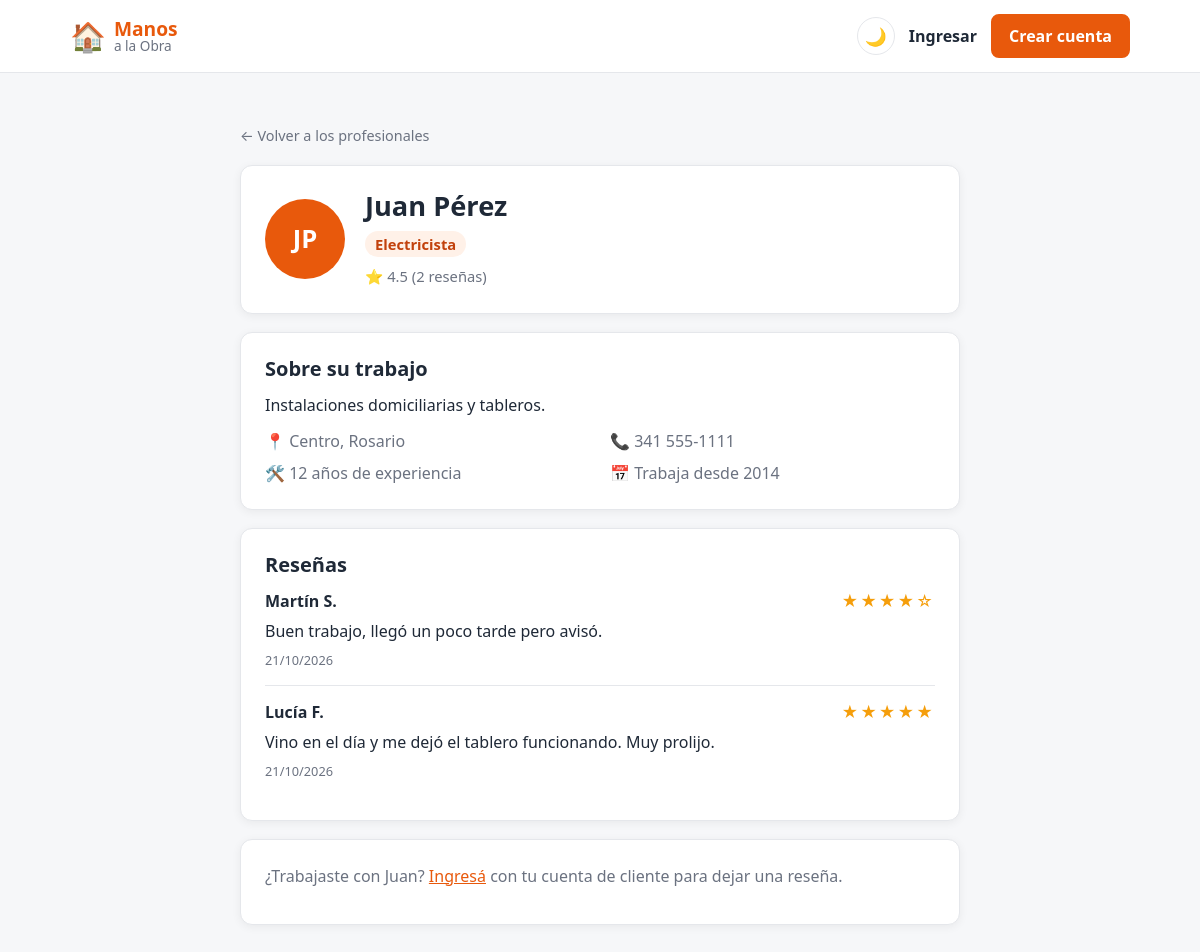
The app's page /perfil.php?id=1 with its own data.
### tables this page shows
CREATE TABLE profesionales (
    id INT AUTO_INCREMENT PRIMARY KEY,
     
    nombre VARCHAR(60) NOT NULL,
    apellido VARCHAR(60) NOT NULL,
    email VARCHAR(120) NOT NULL UNIQUE,
    password VARCHAR(255) NOT NULL,
    iniciales VARCHAR(5) NOT NULL,
     
    oficio VARCHAR(60) NULL,
    descripcion VARCHAR(300) NULL,
    ubicacion VARCHAR(100) NULL,              
    domicilio VARCHAR(120) NULL,              
    barrio_id INT NULL,                       
    telefono VARCHAR(30) NULL,
    experiencia INT NULL,
    fecha_alta DATE NULL,
    fecha_baja DATE NULL,
     
     
    valoracion DECIMAL(2,1) DEFAULT 0,
    cantidad_resenas INT DEFAULT 0,
    creado_en TIMESTAMP DEFAULT CURRENT_TIMESTAMP,
    FOREIGN KEY (barrio_id) REFERENCES barrios(id)
);

CREATE TABLE barrios (
    id INT AUTO_INCREMENT PRIMARY KEY,
    barrio VARCHAR(60) NOT NULL UNIQUE,
    zona VARCHAR(30) NOT NULL
);

CREATE TABLE resenas (
    id INT AUTO_INCREMENT PRIMARY KEY,
    profesional_id INT NOT NULL,
    cliente_id INT NOT NULL,
    puntaje TINYINT NOT NULL,                 
    comentario VARCHAR(300) NOT NULL,
    creado_en TIMESTAMP DEFAULT CURRENT_TIMESTAMP,
    FOREIGN KEY (profesional_id) REFERENCES profesionales(id) ON DELETE CASCADE,
    FOREIGN KEY (cliente_id) REFERENCES clientes(id) ON DELETE CASCADE,
    UNIQUE (profesional_id, cliente_id)
);

CREATE TABLE clientes (
    id INT AUTO_INCREMENT PRIMARY KEY,
    nombre VARCHAR(60) NOT NULL,
    apellido VARCHAR(60) NOT NULL,
    email VARCHAR(120) NOT NULL UNIQUE,
    password VARCHAR(255) NOT NULL,           
    creado_en TIMESTAMP DEFAULT CURRENT_TIMESTAMP
);

### perfil.php (the view, shortened to what this page needs)
<?php
require "config.php";
$modo_oscuro = ($_COOKIE["tema"] ?? "") === "oscuro";
$id = (int) ($_GET["id"] ?? 0);
$es_cliente = ($_SESSION["usuario_tipo"] ?? "") === "cliente";
$consulta = $conexion->prepare(
    "SELECT profesionales.*, barrios.barrio
     FROM profesionales
     LEFT JOIN barrios ON barrios.id = profesionales.barrio_id
     WHERE profesionales.id = ?
       AND oficio IS NOT NULL
       AND (fecha_baja IS NULL OR fecha_baja >= CURDATE())"
);
$consulta->bind_param("i", $id);
$consulta->execute();
$profesional = $consulta->get_result()->fetch_assoc();
$resenas = [];
$ya_reseno = false;
if ($profesional) {
    $consulta = $conexion->prepare(
        "SELECT resenas.puntaje, resenas.comentario, resenas.creado_en, resenas.cliente_id,
                clientes.nombre, clientes.apellido
         FROM resenas
         JOIN clientes ON clientes.id = resenas.cliente_id
         WHERE resenas.profesional_id = ?
         ORDER BY resenas.creado_en DESC, resenas.id DESC"
    );
    $consulta->bind_param("i", $id);
    $consulta->execute();
    $resenas = $consulta->get_result()->fetch_all(MYSQLI_ASSOC);
}
function estrellas($puntaje) {
    $llenas = (int) round($puntaje);
    return str_repeat("★", $llenas) . str_repeat("☆", 5 - $llenas);
}
?>
<!DOCTYPE html>
<html lang="es">
<head>
    <link rel="stylesheet" href="style.css">
</head>
<body class="<?php echo $modo_oscuro ? "oscuro" : ""; ?>">
    <header class="header-principal">
        <div class="barra-superior">
            <a href="index.php" class="logo">
                <span class="logo-icono">🏠</span>
                <span class="logo-texto"><strong>Manos</strong><span>a la Obra</span></span>
            </a>
            <div class="acciones">
                <a href="tema.php" class="boton-tema" title="<?php echo $modo_oscuro ? "Activar modo claro" : "Activar modo oscuro"; ?>">
                    <?php echo $modo_oscuro ? "☀️" : "🌙"; ?>
                </a>
                <?php if (isset($_SESSION["usuario_nombre"])): ?>
                    <span class="link-ingresar">Hola, <?php echo htmlspecialchars($_SESSION["usuario_nombre"]); ?></span>
                    <a href="logout.php" class="btn-publicar">Salir</a>
                <?php else: ?>
                    <a href="login.php" class="link-ingresar">Ingresar</a>
                    <a href="registro.php" class="btn-publicar">Crear cuenta</a>
                <?php endif; ?>
            </div>
        </div>
    </header>
    <main class="seccion">
        <div class="contenedor contenedor-angosto">
            <a href="index.php#profesionales" class="volver">← Volver a los profesionales</a>
            <?php if (!$profesional): ?>
                <div class="perfil-caja">
                    <h1>Perfil no disponible</h1>
                    <p>Este profesional no existe o ya no está en actividad.</p>
                </div>
            <?php else: ?>
                <div class="perfil-caja perfil-cabecera">
                    <div class="profesional-avatar perfil-avatar"><?php echo htmlspecialchars($profesional["iniciales"]); ?></div>
                    <div class="profesional-info">
                        <h1><?php echo htmlspecialchars($profesional["nombre"] . " " . $profesional["apellido"]); ?></h1>
                        <p class="oficio"><?php echo htmlspecialchars($profesional["oficio"]); ?></p>
                        <p class="valoracion">⭐ <?php echo $profesional["valoracion"]; ?> (<?php echo $profesional["cantidad_resenas"]; ?> reseñas)</p>
                    </div>
                </div>
                <div class="perfil-caja">
                    <h2>Sobre su trabajo</h2>
                    <p><?php echo htmlspecialchars($profesional["descripcion"] ?? ""); ?></p>
                    <ul class="perfil-datos">
                        <li>📍 <?php
                            if (!empty($profesional["barrio"])) {
                                echo htmlspecialchars($profesional["barrio"]) . ", ";
                            }
                            echo htmlspecialchars($profesional["ubicacion"] ?? "");
                        ?></li>
                        <li>📞 <?php echo htmlspecialchars($profesional["telefono"] ?? ""); ?></li>
                        <li>🛠️ <?php echo (int) $profesional["experiencia"]; ?> años de experiencia</li>
                        <?php if (!empty($profesional["fecha_alta"])): ?>
                            <li>📅 Trabaja desde <?php echo date("Y", strtotime($profesional["fecha_alta"])); ?></li>
                        <?php endif; ?>
                    </ul>
                </div>
                <div class="perfil-caja" id="resenas">
                    <h2>Reseñas</h2>
                    <?php foreach ($resenas as $r): ?>
                        <div class="resena">
                            <div class="resena-encabezado">
                                <strong><?php echo htmlspecialchars($r["nombre"] . " " . mb_substr($r["apellido"], 0, 1) . "."); ?></strong>
                                <span class="estrellas" aria-label="<?php echo $r["puntaje"]; ?> de 5"><?php echo estrellas($r["puntaje"]); ?></span>
                            </div>
                            <p><?php echo htmlspecialchars($r["comentario"]); ?></p>
                            <span class="resena-fecha"><?php echo date("d/m/Y", strtotime($r["creado_en"])); ?></span>
                        </div>
                    <?php endforeach; ?>
                </div>
                <div class="perfil-caja">
                    <?php if (!isset($_SESSION["usuario_id"])): ?>
                        <p class="texto-suave">¿Trabajaste con <?php echo htmlspecialchars($profesional["nombre"]); ?>?
                            <a href="login.php">Ingresá</a> con tu cuenta de cliente para dejar una reseña.</p>
                    <?php elseif (!$es_cliente): ?>
                        <p class="texto-suave">Solo los clientes pueden dejar reseñas.</p>
                    <?php elseif ($ya_reseno): ?>
                        <p class="texto-suave">Ya dejaste tu reseña a este profesional.</p>
                    <?php endif; ?>
                </div>
            <?php endif; ?>
        </div>
    </main>
</body>
</html>

### style.css (style rules this page uses)
:root { --primario: #e8590c; --primario-oscuro: #c2410c; --primario-suave: #fff1e8; --texto: #1f2937; --texto-suave: #6b7280; --fondo: #f6f7f9; --blanco: #ffffff; --tarjeta: #ffffff; --borde: #e5e7eb; --borde-campo: #d1d5db; --hero-fin: #ffe0cc; --oscuro: #1e293b; --radio: 12px; --sombra: 0 2px 10px rgba(0, 0, 0, 0.06); }
* { box-sizing: border-box; }
body { margin: 0; font-family: system-ui, -apple-system, "Segoe UI", Roboto, Arial, sans-serif; color: var(--texto); background: var(--fondo); line-height: 1.5; }
a { color: var(--primario); }
h1, h2, h3 { line-height: 1.2; }
.contenedor { max-width: 1100px; margin: 0 auto; padding: 0 20px; }
.boton, .btn-publicar { display: inline-block; padding: 10px 20px; border-radius: 8px; font-weight: 600; text-decoration: none; border: 2px solid var(--primario); transition: background 0.2s, color 0.2s; cursor: pointer; }
.boton-lleno, .btn-publicar { background: var(--primario); color: var(--blanco); }
.header-principal { background: var(--tarjeta); border-bottom: 1px solid var(--borde); position: sticky; top: 0; z-index: 10; }
.barra-superior { max-width: 1100px; margin: 0 auto; padding: 14px 20px; display: flex; align-items: center; gap: 20px; }
.logo { display: flex; align-items: center; gap: 8px; text-decoration: none; color: var(--texto); flex-shrink: 0; }
.logo-icono { font-size: 1.8rem; }
.logo-texto { display: flex; flex-direction: column; line-height: 1.1; }
.logo-texto strong { font-size: 1.2rem; color: var(--primario); }
.logo-texto span { font-size: 0.85rem; color: var(--texto-suave); }
.acciones { display: flex; align-items: center; gap: 14px; margin-left: auto; }
.link-ingresar { color: var(--texto); text-decoration: none; font-weight: 600; }
.acciones .btn-publicar { padding: 8px 16px; }
.boton-tema { width: 38px; height: 38px; border-radius: 50%; border: 1px solid var(--borde); display: flex; align-items: center; justify-content: center; text-decoration: none; font-size: 1.1rem; flex-shrink: 0; transition: border-color 0.2s; }
.seccion { padding: 50px 0; }
.profesional-avatar { width: 56px; height: 56px; border-radius: 50%; background: var(--primario); color: var(--blanco); font-weight: 700; font-size: 1.2rem; display: flex; align-items: center; justify-content: center; flex-shrink: 0; }
.profesional-info { flex: 1; min-width: 0; }
.profesional-info p { margin: 2px 0; font-size: 0.92rem; color: var(--texto-suave); }
.profesional-info .oficio { display: inline-block; background: var(--primario-suave); color: var(--primario-oscuro); font-weight: 600; padding: 2px 10px; border-radius: 20px; margin-bottom: 6px; }
.contenedor-angosto { max-width: 760px; }
.perfil-caja { background: var(--tarjeta); border: 1px solid var(--borde); border-radius: var(--radio); padding: 24px; box-shadow: var(--sombra); margin-top: 18px; }
.perfil-caja h1 { margin: 0 0 6px; font-size: 1.7rem; }
.perfil-caja h2 { margin: 0 0 12px; font-size: 1.25rem; }
.perfil-caja > p { margin: 0 0 12px; }
.perfil-cabecera { display: flex; gap: 20px; align-items: center; }
.perfil-avatar { width: 80px; height: 80px; font-size: 1.6rem; }
.perfil-datos { list-style: none; margin: 0; padding: 0; display: grid; grid-template-columns: repeat(2, 1fr); gap: 8px 20px; color: var(--texto-suave); }
.texto-suave { color: var(--texto-suave); margin: 0; }
.resena { padding: 14px 0; border-top: 1px solid var(--borde); }
.resena:first-of-type { border-top: none; padding-top: 0; }
.resena p { margin: 6px 0 4px; }
.resena-encabezado { display: flex; justify-content: space-between; align-items: center; gap: 10px; }
.estrellas { color: #f59e0b; letter-spacing: 2px; }
.resena-fecha { font-size: 0.8rem; color: var(--texto-suave); }
.volver { color: var(--texto-suave); text-decoration: none; font-size: 0.9rem; align-self: flex-start; }

### records on screen
profesionales: iniciales "JP", nombre+apellido "Juan Pérez", oficio "Electricista", valoracion "4.5", cantidad_resenas "2", descripcion "Instalaciones domiciliarias y tableros.", barrio.barrio "Centro", ubicacion "Rosario", telefono "341 555-1111", experiencia "12", fecha_alta "2014", nombre "Juan"
resenas: cliente.apellido "Martín S.", puntaje "★★★★☆", comentario "Buen trabajo, llegó un poco tarde pero avisó.", creado_en "21/10/2026"
resenas: cliente.apellido "Lucía F.", puntaje "★★★★★", comentario "Vino en el día y me dejó el tablero funcionando. Muy prolijo.", creado_en "21/10/2026"
